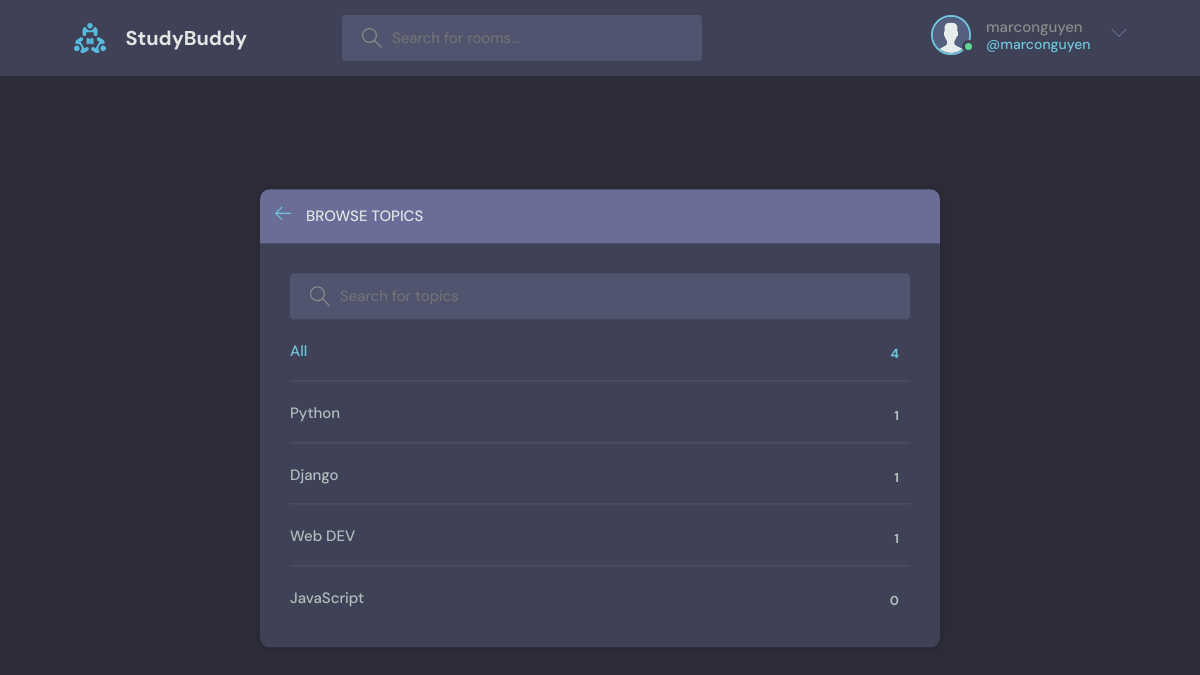
The page /topics/ (signed in) on the database as committed earlier.
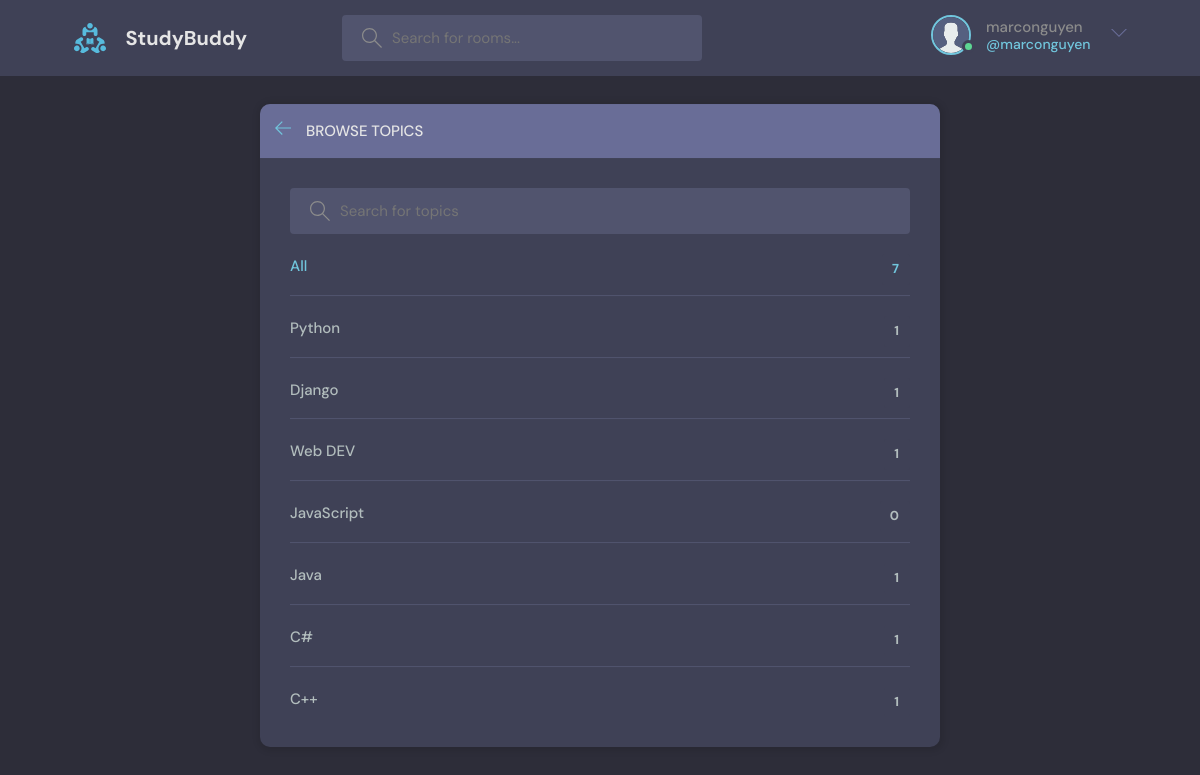
The same page on the database as committed later.
### base/models.py (models this page shows, shortened)
class Topic(models.Model):
    name = models.CharField(max_length= 200)

### base/views.py (the view)
# urls.py: path('topics/', views.topicsPage, name= 'topics'),
def topicsPage(request):
    q = request.GET.get('q') if request.GET.get('q') != None else '' # q look up method (bên trên home đã có)
    topics = Topic.objects.filter(name__icontains= q)
    return render(request, 'base/topics.html', {'topics': topics})

### base/templates/base/topics.html (shortened to what this page needs)
{% extends 'main.html' %}
{% block content %}
<main class="create-room layout">
  <div class="container">
    <div class="layout__box">
      <div class="layout__boxHeader">
        <div class="layout__boxTitle">
          <a href="{% url 'home' %}">
            <svg version="1.1" xmlns="http://www.w3.org/2000/svg" width="32" height="32" viewBox="0 0 32 32">
              <title>arrow-left</title>
              <path
                d="M13.723 2.286l-13.723 13.714 13.719 13.714 1.616-1.611-10.96-10.96h27.625v-2.286h-27.625l10.965-10.965-1.616-1.607z"
              ></path>
            </svg>
          </a>
          <h3>Browse Topics</h3>
        </div>
      </div>
      <div class="topics-page layout__body">
        <form action="" method="GET" class="header__search">
          <label>
            <input name="q" placeholder="Search for topics" />
          </label>
        </form>
        <ul class="topics__list">
          <li>
            <a href="{% url 'topics' %}" class="active">All <span>{{topics.count}}</span></a>
          </li>
          {% for topic in topics %}
          <li>
            <a href="{% url 'home' %}?q={{topic.name}}">{{ topic.name }}<span>{{topic.room_set.all.count}}</span></a>
          </li>
          {% endfor %}
        </ul>
      </div>
    </div>
  </div>
</main>
{% endblock %}

Rows that differ between the two databases and show on the page:
added Topic: name "Java", room_set.all.count "1"
added Topic: name "C#", room_set.all.count "1"
added Topic: name "C++", room_set.all.count "1"
Other text that changed with them:
{{ topics.count }}: "4" → "7"
